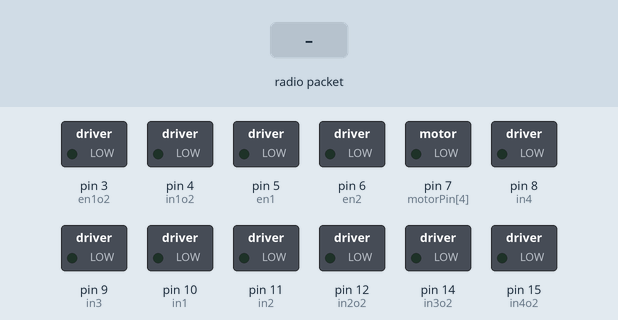
This sketch was run on a simulated Arduino Uno, built with avr-gcc and run on an emulated ATmega328P. On the bench: switched loads named in the sketch (green lamp = pin HIGH). The test bench sets the inputs (shaded band). No radio packets arrive unless stated; what the sketch prints to the serial monitor is not drawn.

Above: at 1.2 s.
1.3 s: radio packet "f" arrives
At 1.9 s:
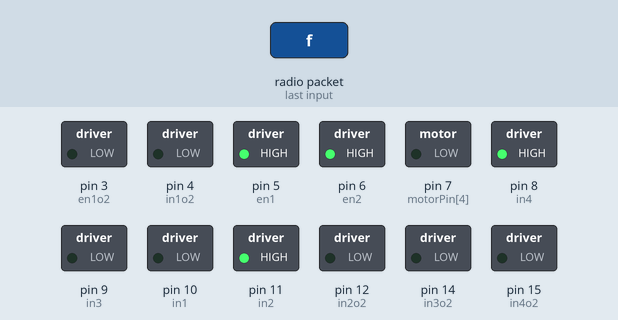
2.8 s: radio packet "b" arrives
At 3.1 s:
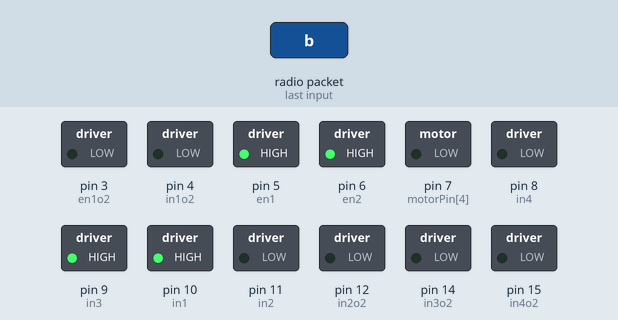
4.3 s: radio packet "s" arrives
At 5.4 s:
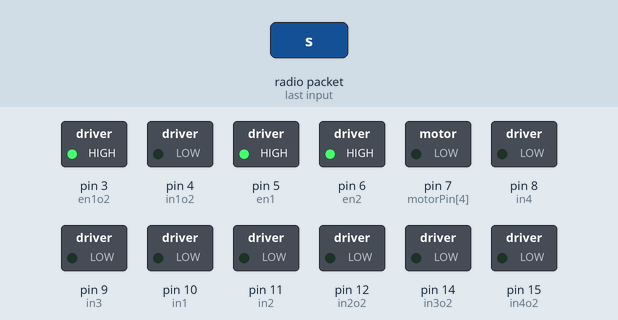
5.8 s: radio packet "l" arrives
At 6.5 s:
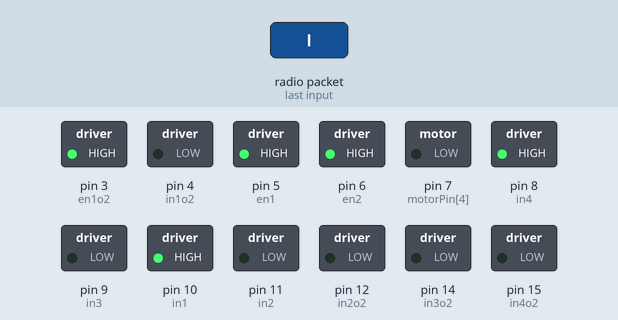
7.3 s: radio packet "r" arrives
At 7.7 s:
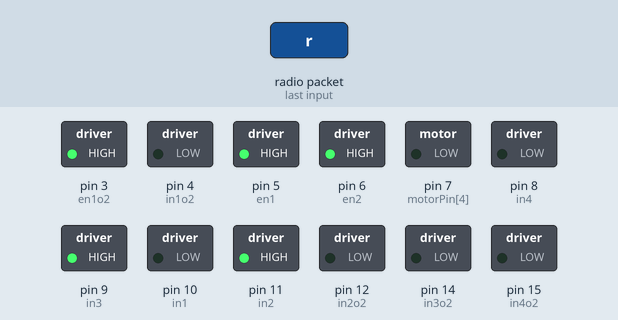
8.8 s: radio packet "f" arrives
At 10.0 s:
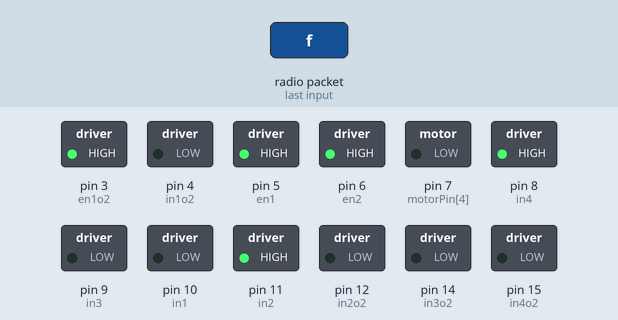
Timing chart, 0 to 11.3 s (numbered marks = the images above; inputs shaded):
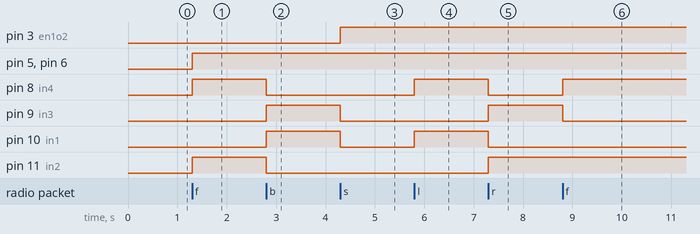

The sketch:

Robo_Receiver.ino
```cpp
// RECIEVER CODE

//NOTE :- THIS RECEIVER CODE IS USED WHEN YOU WANT TO CONTROL THE ROBOT VIA THE COMPUTER

#include <VirtualWire.h>

//declaring pin Nos of FIRST L293D
int en1 = 5;
int en2 = 6;
int in1 = 10;
int in2 = 11;
int in3 = 9;
int in4 = 8;
//declaring pin nos of SECOND L293D
int en1o2 = 3;
int en2o2 = 11;
int in1o2 = 4;
int in2o2 = 12;
int in3o2 = 14;
int in4o2 = 15;
int motorPin[] = {3, 4, 5, 6, 7, 8, 9, 10, 11, 12, 14, 15};//array for storing pin nos

void setup()
{
  Serial.begin(9600);  // Debugging only
  Serial.println("setup");
  // Initialise the IO and ISR
  vw_setup(2000);  // Bits per sec
  vw_set_rx_pin(2);//Receiver at Digital Pin 2
  vw_rx_start();// Start the receiver PLL running


  for (int i = 0; i < 12; i++)
  {
    pinMode(motorPin[i], OUTPUT);
  }//close for loop

  /*
    This is basically what the for loop does :-
    pinMode(en1, OUTPUT);
    pinMode(en2, OUTPUT);
    pinMode(in1, OUTPUT);
    pinMode(in2, OUTPUT);
    pinMode(in3, OUTPUT);
    pinMode(in4, OUTPUT);
    pinMode(en1o2, OUTPUT);
    pinMode(en2o2, OUTPUT);
    pinMode(in1o2, OUTPUT);
    pinMode(in2o2, OUTPUT);
    pinMode(in3o2, OUTPUT);
    pinMode(in4o2, OUTPUT);
  */

}//close setup

void loop()
{


  uint8_t buf[VW_MAX_MESSAGE_LEN];
  uint8_t buflen = VW_MAX_MESSAGE_LEN;

  if (vw_get_message(buf, &buflen)) // Non-blocking
  {
    int i;

    digitalWrite(13, true); // Flash a light to show received good message
    // Message with a good checksum received, dump it.

    for (i = 0; i < buflen; i++)
    {
      Serial.print(buf[i]);
      if (buf[i] == 'f')
      {
        forward();//go forward when f is pressed
      }
      if (buf[i] == 'b')
      {
        backward();//go backward when b is pressed
      }
      if (buf[i] == 's')
      {
        stopMotor();//stop/brake when s is pressed
      }
      if (buf[i] == 'l')
      {
        left();//go left when l is presed
      }
      if (buf[i] == 'r')
      {
        right();//go right when r is pressed
      }

    }//close for loop

    digitalWrite(13, false);

  }//close main if
}//close loop
//you can print the data entered when debugging by adding Serial.println

////////////////////////////////////////////////////////////////////////////////////////

//set of functions
void forward()
{
  digitalWrite(en1, HIGH);
  digitalWrite(en2, HIGH);
  digitalWrite(in1, LOW);
  digitalWrite(in2, HIGH);
  digitalWrite(in3, LOW);
  digitalWrite(in4, HIGH);
}


void backward()
{
  digitalWrite(en1, HIGH);
  digitalWrite(en2, HIGH);
  digitalWrite(in1, HIGH);
  digitalWrite(in2, LOW);
  digitalWrite(in3, HIGH);
  digitalWrite(in4, LOW);

}

void left()
{
  digitalWrite(en1, HIGH);
  digitalWrite(en2, HIGH);
  digitalWrite(in1, HIGH);
  digitalWrite(in2, LOW);
  digitalWrite(in3, LOW);
  digitalWrite(in4, HIGH);

}

void right()
{
  digitalWrite(en1, HIGH);
  digitalWrite(en2, HIGH);
  digitalWrite(in1, LOW);
  digitalWrite(in2, HIGH);
  digitalWrite(in3, HIGH);
  digitalWrite(in4, LOW);

}

void stopMotor()
{
  digitalWrite(en1, HIGH);
  digitalWrite(en2, HIGH);
  digitalWrite(en1o2, HIGH);
  digitalWrite(en2o2, HIGH);
  digitalWrite(in1, LOW);
  digitalWrite(in1o2, LOW);
  digitalWrite(in2, LOW);
  digitalWrite(in2o2, LOW);
  digitalWrite(in3, LOW);
  digitalWrite(in3o2, LOW);
  digitalWrite(in4, LOW);
  digitalWrite(in4o2, LOW);
}
//End Of Code
```

Measured:
- after the input at 1.3 s, pin 5 (en1), pin 6 (en2), pin 8 (in4), pin 11 (in2): LOW → HIGH at once
- after the input at 2.8 s, pin 8 (in4), pin 11 (in2): HIGH → LOW at once; pin 9 (in3), pin 10 (in1): LOW → HIGH at once
- after the input at 4.3 s, pin 3 (en1o2): LOW → HIGH at once; pin 9 (in3), pin 10 (in1): HIGH → LOW at once
- after the input at 5.8 s, pin 8 (in4), pin 10 (in1): LOW → HIGH at once
- after the input at 7.3 s, pin 8 (in4), pin 10 (in1): HIGH → LOW at once; pin 9 (in3), pin 11 (in2): LOW → HIGH at once
- after the input at 8.8 s, pin 8 (in4): LOW → HIGH at once; pin 9 (in3): HIGH → LOW at once
